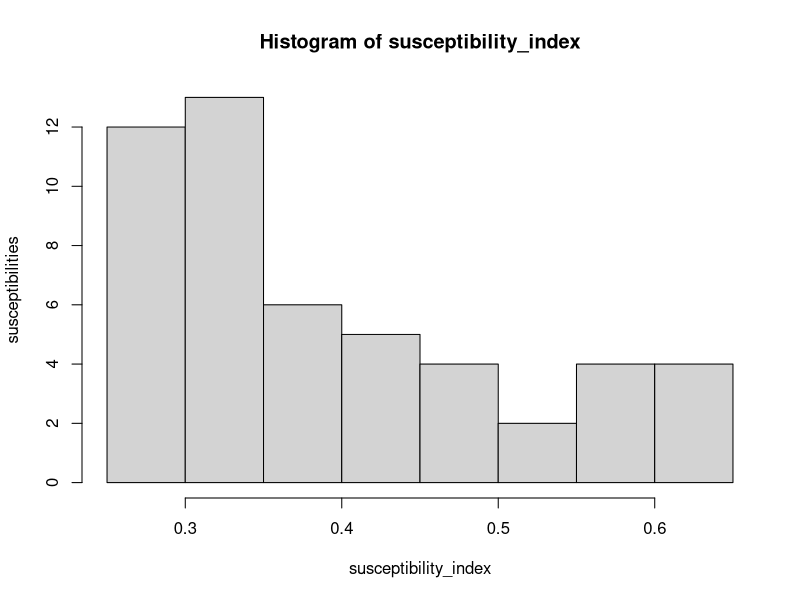
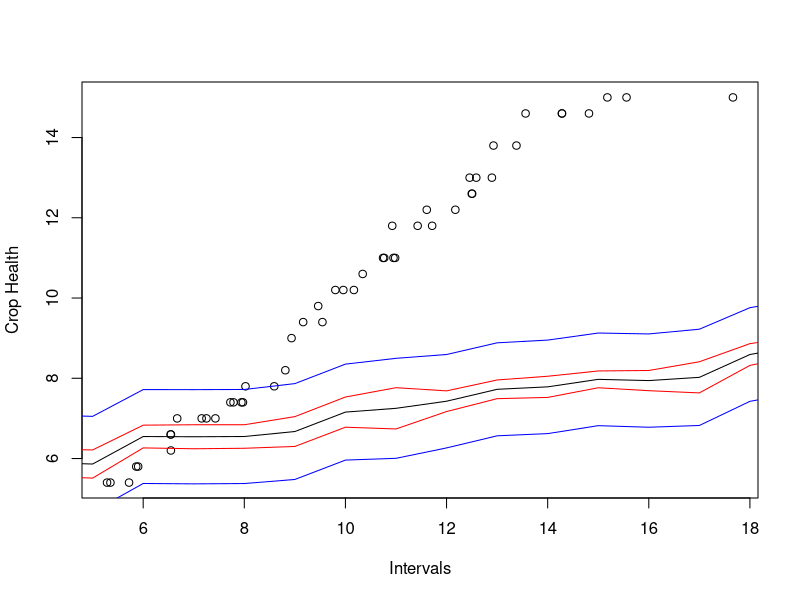

R code for these plots, in order:
## ---- chunk 1
knitr::opts_chunk$set(echo = TRUE)
## ---- chunk 2
set.seed(13579)
xcol <- c(rep(1, times = 50))
leaf_num <- sort(c(rnorm(n = 50, mean = 6, sd = 2.8)), decreasing = FALSE)
height_len <- c(rnorm(n = 50, mean = 102, sd = 10.6))

# Just some blatantly random stuff follows
susceptibility_index <- sample(dlnorm(seq(10, 90, length.out = 50), meanlog = 5, sdlog = 1.6) * 100, size = 50, replace = TRUE)
hist(susceptibility_index, ylab = "susceptibilities") # that's good enough to have some random skewed distribution.

Xij <- cbind(xcol, leaf_num, height_len, susceptibility_index)
head(Xij)
## ---- chunk 3
crop_health <- sort(sample(seq(from = 5, to = 15, by = 0.4), size = 50, replace = TRUE), decreasing = FALSE) # Thats workable
## ---- chunk 4
multiple_regression <- lm(crop_health ~ leaf_num + height_len + susceptibility_index)
summary(multiple_regression)
## ---- chunk 5
confint <- predict(multiple_regression, interval = "confidence")
predint <- predict(multiple_regression, interval = "prediction")
intervals <- cbind(confint, predint)

library(xtable)
tabull <- xtable(head(intervals, n = 10))
print(tabull, type = "html")

## ---- chunk 6
plot(intervals[, 1], crop_health, xlab = "Intervals", ylab = "Crop Health")
lines(intervals[, 1])
points(intervals[, 2], col = "red", type = "l")
points(intervals[, 3], col = "red", type = "l")
points(intervals[, 5], col = "blue", type = "l")
points(intervals[, 6], col = "blue", type = "l")
